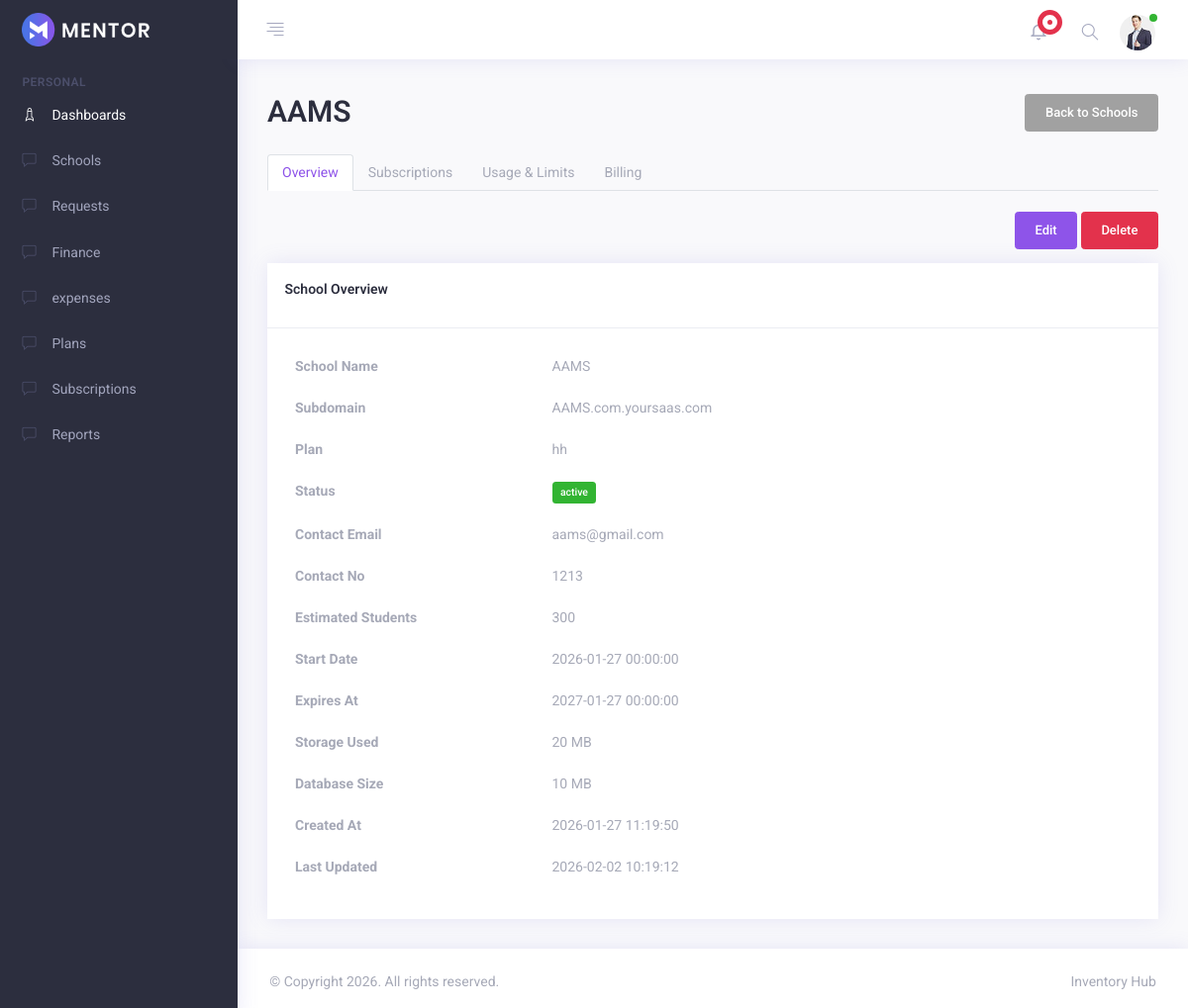
The page /App/Modules/SAAS_admin/views/schools/school_details.php?id=10 (signed in) on the database as committed earlier.
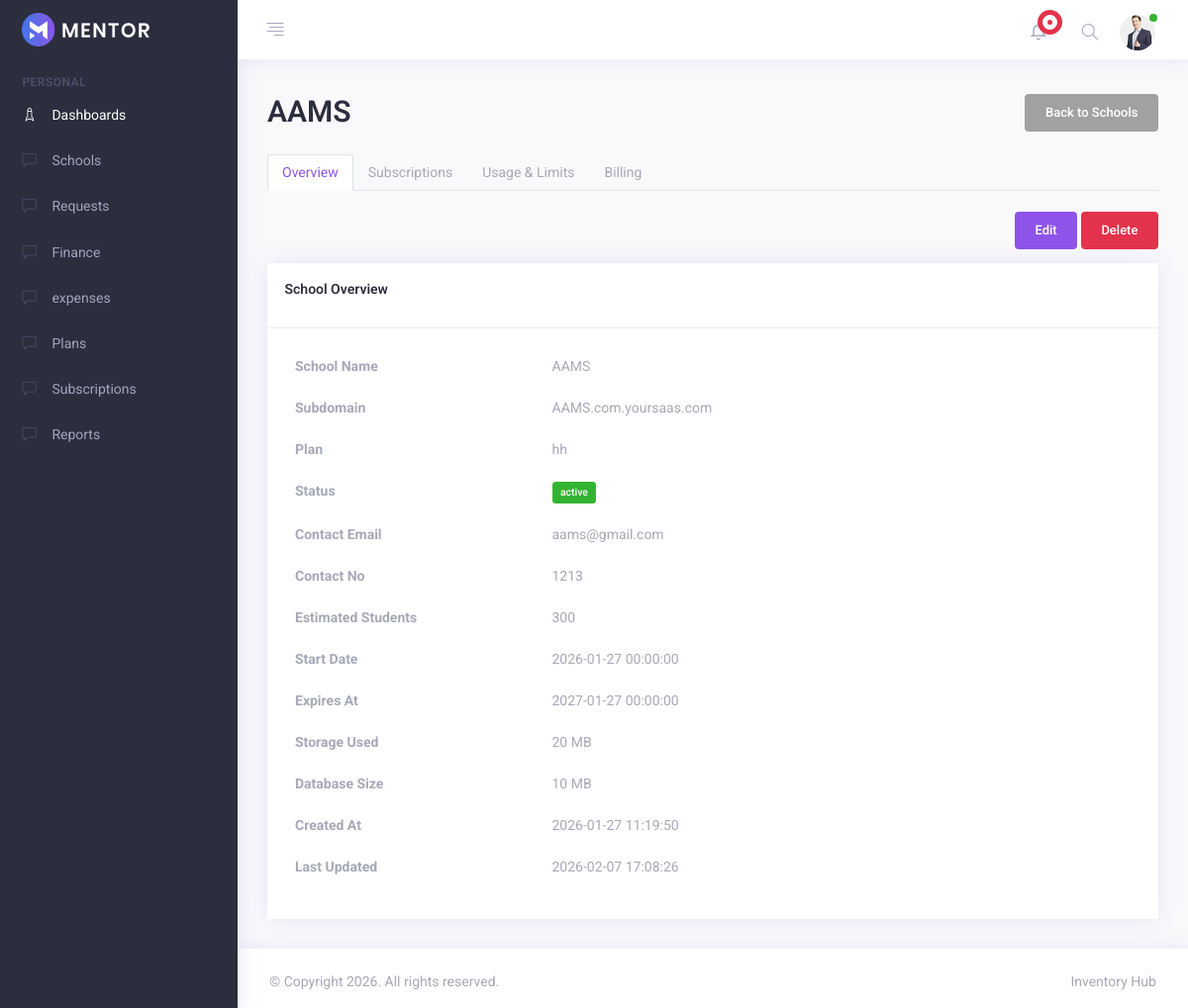
The same page on the database as committed later.
### tables this page shows
CREATE TABLE `schools` (
  `id` int(11) NOT NULL,
  `name` varchar(100) NOT NULL,
  `school_code` varchar(100) DEFAULT NULL,
  `logo_path` varchar(255) DEFAULT NULL,
  `address` varchar(255) DEFAULT NULL,
  `city` varchar(255) DEFAULT NULL,
  `boards` varchar(255) DEFAULT NULL,
  `subdomain` varchar(100) DEFAULT NULL,
  `email` varchar(100) NOT NULL,
  `password` varchar(255) DEFAULT NULL,
  `contact_no` varchar(20) NOT NULL,
  `estimated_students` int(11) NOT NULL,
  `total_student` int(11) DEFAULT NULL,
  `plan` varchar(100) NOT NULL,
  `status` enum('active','blocked','block','inactive','pending','suspended','expired','rejected') DEFAULT 'active',
  `storage_used` bigint(20) DEFAULT 0,
  `db_size` bigint(20) DEFAULT 0,
  `start_date` datetime DEFAULT current_timestamp(),
  `expires_at` datetime DEFAULT NULL,
  `created_at` datetime DEFAULT current_timestamp(),
  `updated_at` datetime DEFAULT current_timestamp() ON UPDATE current_timestamp()
);

### App/Modules/SAAS_admin/Controllers/School_controller.php (called while the page is built, shortened)
<?php
require_once '../../models/school_model.php';
class SchoolController
{
    private $school;
    public function __construct($db)
    {
        $this->school = new School($db);
    }
    public function getSchoolById($id)
    {
        return $this->school->getById($id);
    }
}
?>

### App/Modules/SAAS_admin/Models/school_model.php (called while the page is built, shortened)
<?php
class School
{
    private $db;
    public function __construct($db)
    {
        $this->db = $db;
    }
    public function getById($id)
    {
        $stmt = $this->db->prepare("SELECT * FROM schools WHERE id = ?");
        $stmt->execute([$id]);
        return $stmt->fetch(PDO::FETCH_ASSOC);
    }
}
?>

### App/Modules/SAAS_admin/Views/schools/school_details.php (the view, shortened to what the changed rows need)
<?php
require_once '../../../../Config/connection.php';
require_once '../../Controllers/School_controller.php';
$schoolController = new SchoolController($DB_con);
$schoolId = isset($_GET['id']) ? intval($_GET['id']) : 0;
$school = $schoolController->getSchoolById($schoolId);
?>
<!DOCTYPE html>
<html lang="en">
<head>
    <link rel="stylesheet" type="text/css" href="../../../../../public/assets/css/vendors.css" />
    <link rel="stylesheet" type="text/css" href="../../../../../public/assets/css/style.css" />
</head>
<body>
    <div class="app">
        <div class="app-wrap">
            <div class="app-container">
                <div class="app-main" id="main">
                    <div class="container-fluid">
    <div class="row mb-3">
        <div class="col-md-6">
            <h2><?php echo htmlspecialchars($school['name']); ?></h2>
        </div>
    </div>
    <div class="tab-content">
        <div class="tab-pane fade show active" id="overview">
            <div class="card">
                <div class="card-body">
                    <table class="table table-borderless">
                        <tr><th width="30%">School Name</th><td><?php echo htmlspecialchars($school['name']); ?></td></tr>
                        <tr><th>Subdomain</th><td><?php echo htmlspecialchars($school['subdomain']); ?>.yoursaas.com</td></tr>
                        <tr><th>Plan</th><td><?php echo htmlspecialchars($school['plan']); ?></td></tr>
                        <tr><th>Status</th><td><span class="badge badge-<?php echo ($school['status'] === 'active') ? 'success' : 'warning'; ?>"><?php echo htmlspecialchars($school['status']); ?></span></td></tr>
                        <tr><th>Contact Email</th><td><?php echo htmlspecialchars($school['email']); ?></td></tr>
                        <tr><th>Contact No</th><td><?php echo htmlspecialchars($school['contact_no']); ?></td></tr>
                        <tr><th>Estimated Students</th><td><?php echo htmlspecialchars($school['estimated_students']); ?></td></tr>
                        <tr><th>Start Date</th><td><?php echo htmlspecialchars($school['start_date']); ?></td></tr>
                        <tr><th>Expires At</th><td><?php echo htmlspecialchars($school['expires_at']); ?></td></tr>
                        <tr><th>Storage Used</th><td><?php echo htmlspecialchars($school['storage_used']); ?> MB</td></tr>
                        <tr><th>Database Size</th><td><?php echo htmlspecialchars($school['db_size']); ?> MB</td></tr>
                        <tr><th>Created At</th><td><?php echo htmlspecialchars($school['created_at']); ?></td></tr>
                        <tr><th>Last Updated</th><td><?php echo htmlspecialchars($school['updated_at']); ?></td></tr>
                    </table>
                </div>
            </div>
        </div>
    </div>
</div>
                </div>
            </div>
        </div>
    </div>
</body>
</html>

Rows that differ between the two databases and show on the page:
changed schools "AAMS": updated_at "2026-02-02 10:19:12" → "2026-02-07 17:08:26"
